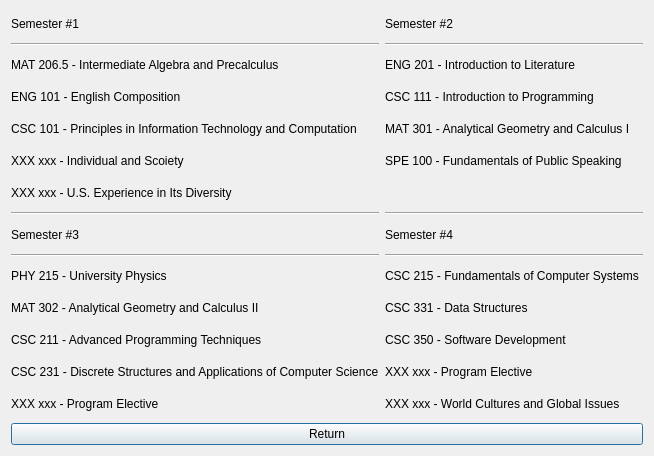
<?xml version="1.0" encoding="UTF-8"?>
<ui version="4.0">
 <class>Psychology</class>
 <widget class="QDialog" name="Psychology">
  <property name="geometry">
   <rect>
    <x>0</x>
    <y>0</y>
    <width>642</width>
    <height>456</height>
   </rect>
  </property>
  <property name="windowTitle">
   <string>Dialog</string>
  </property>
  <layout class="QVBoxLayout" name="verticalLayout_3">
   <item>
    <layout class="QHBoxLayout" name="horizontalLayout">
     <item>
      <layout class="QVBoxLayout" name="verticalLayout">
       <item>
        <widget class="QLabel" name="label_7">
         <property name="text">
          <string>Semester #1</string>
         </property>
        </widget>
       </item>
       <item>
        <widget class="Line" name="line">
         <property name="orientation">
          <enum>Qt::Horizontal</enum>
         </property>
        </widget>
       </item>
       <item>
        <widget class="QLabel" name="label">
         <property name="text">
          <string>MAT 206.5 - Intermediate Algebra and Precalculus</string>
         </property>
        </widget>
       </item>
       <item>
        <widget class="QLabel" name="label_3">
         <property name="text">
          <string>ENG 101 - English Composition</string>
         </property>
        </widget>
       </item>
       <item>
        <widget class="QLabel" name="label_4">
         <property name="text">
          <string>CSC 101 - Principles in Information Technology and Computation</string>
         </property>
        </widget>
       </item>
       <item>
        <widget class="QLabel" name="label_5">
         <property name="text">
          <string>XXX xxx - Individual and Scoiety</string>
         </property>
        </widget>
       </item>
       <item>
        <widget class="QLabel" name="label_6">
         <property name="text">
          <string>XXX xxx - U.S. Experience in Its Diversity</string>
         </property>
        </widget>
       </item>
       <item>
        <widget class="Line" name="line_3">
         <property name="orientation">
          <enum>Qt::Horizontal</enum>
         </property>
        </widget>
       </item>
       <item>
        <widget class="QLabel" name="label_13">
         <property name="text">
          <string>Semester #3</string>
         </property>
        </widget>
       </item>
       <item>
        <widget class="Line" name="line_5">
         <property name="orientation">
          <enum>Qt::Horizontal</enum>
         </property>
        </widget>
       </item>
       <item>
        <widget class="QLabel" name="label_15">
         <property name="text">
          <string>PHY 215 - University Physics</string>
         </property>
        </widget>
       </item>
       <item>
        <widget class="QLabel" name="label_17">
         <property name="text">
          <string>MAT 302 - Analytical Geometry and Calculus II</string>
         </property>
        </widget>
       </item>
       <item>
        <widget class="QLabel" name="label_18">
         <property name="text">
          <string>CSC 211 - Advanced Programming Techniques</string>
         </property>
        </widget>
       </item>
       <item>
        <widget class="QLabel" name="label_19">
         <property name="text">
          <string>CSC 231 - Discrete Structures and Applications of Computer Science</string>
         </property>
        </widget>
       </item>
       <item>
        <widget class="QLabel" name="label_20">
         <property name="text">
          <string>XXX xxx - Program Elective</string>
         </property>
        </widget>
       </item>
      </layout>
     </item>
     <item>
      <layout class="QVBoxLayout" name="verticalLayout_2">
       <item>
        <widget class="QLabel" name="label_2">
         <property name="text">
          <string>Semester #2</string>
         </property>
        </widget>
       </item>
       <item>
        <widget class="Line" name="line_2">
         <property name="orientation">
          <enum>Qt::Horizontal</enum>
         </property>
        </widget>
       </item>
       <item>
        <widget class="QLabel" name="label_8">
         <property name="text">
          <string>ENG 201 - Introduction to Literature</string>
         </property>
        </widget>
       </item>
       <item>
        <widget class="QLabel" name="label_9">
         <property name="text">
          <string>CSC 111 - Introduction to Programming</string>
         </property>
        </widget>
       </item>
       <item>
        <widget class="QLabel" name="label_10">
         <property name="text">
          <string>MAT 301 - Analytical Geometry and Calculus I</string>
         </property>
        </widget>
       </item>
       <item>
        <widget class="QLabel" name="label_11">
         <property name="text">
          <string>SPE 100 - Fundamentals of Public Speaking</string>
         </property>
        </widget>
       </item>
       <item>
        <widget class="QLabel" name="label_12">
         <property name="text">
          <string/>
         </property>
        </widget>
       </item>
       <item>
        <widget class="Line" name="line_4">
         <property name="orientation">
          <enum>Qt::Horizontal</enum>
         </property>
        </widget>
       </item>
       <item>
        <widget class="QLabel" name="label_14">
         <property name="text">
          <string>Semester #4</string>
         </property>
        </widget>
       </item>
       <item>
        <widget class="Line" name="line_6">
         <property name="orientation">
          <enum>Qt::Horizontal</enum>
         </property>
        </widget>
       </item>
       <item>
        <widget class="QLabel" name="label_16">
         <property name="text">
          <string>CSC 215 - Fundamentals of Computer Systems </string>
         </property>
        </widget>
       </item>
       <item>
        <widget class="QLabel" name="label_21">
         <property name="text">
          <string>CSC 331 - Data Structures</string>
         </property>
        </widget>
       </item>
       <item>
        <widget class="QLabel" name="label_22">
         <property name="text">
          <string>CSC 350 - Software Development</string>
         </property>
        </widget>
       </item>
       <item>
        <widget class="QLabel" name="label_23">
         <property name="text">
          <string>XXX xxx - Program Elective</string>
         </property>
        </widget>
       </item>
       <item>
        <widget class="QLabel" name="label_24">
         <property name="text">
          <string>XXX xxx - World Cultures and Global Issues</string>
         </property>
        </widget>
       </item>
      </layout>
     </item>
    </layout>
   </item>
   <item>
    <widget class="QPushButton" name="pushButton_Return">
     <property name="text">
      <string>Return</string>
     </property>
    </widget>
   </item>
  </layout>
 </widget>
 <resources/>
 <connections/>
</ui>
